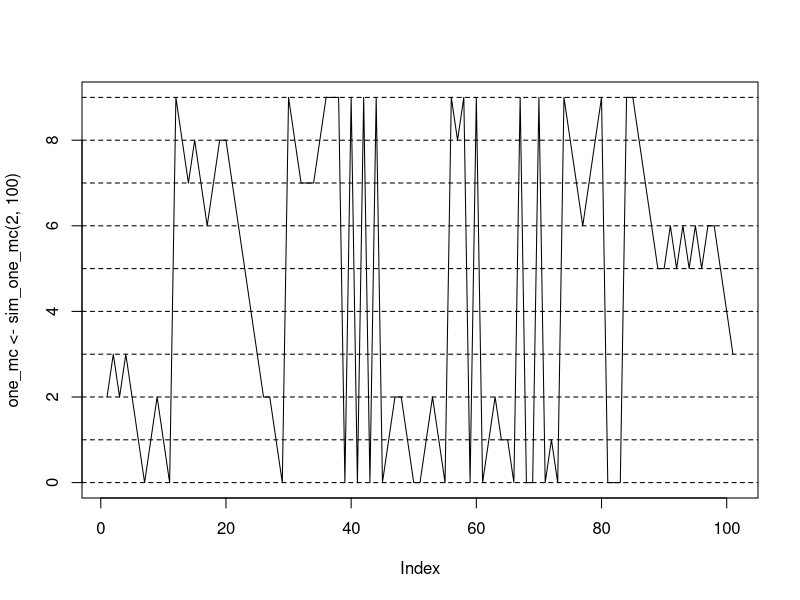
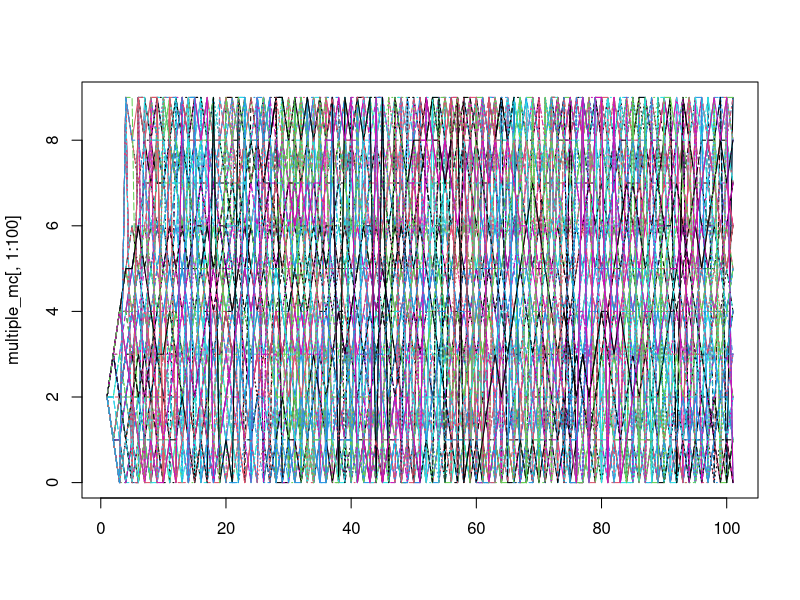
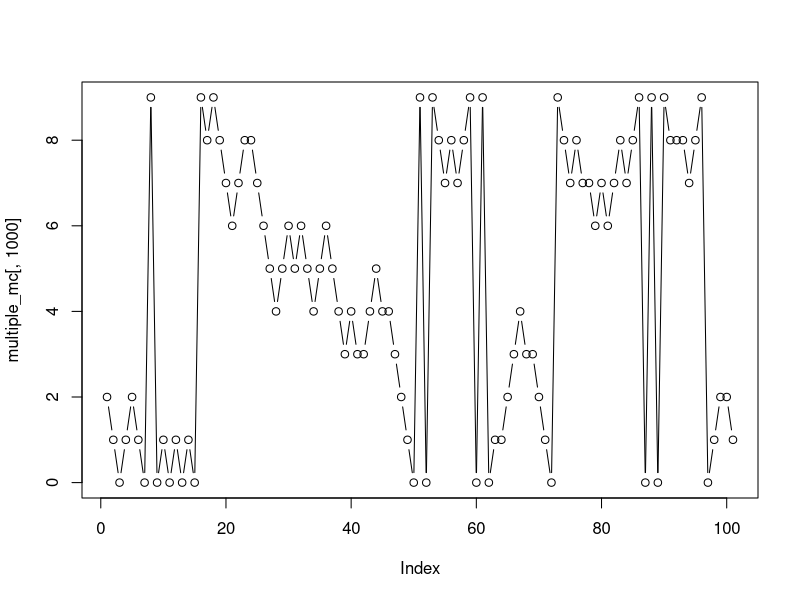
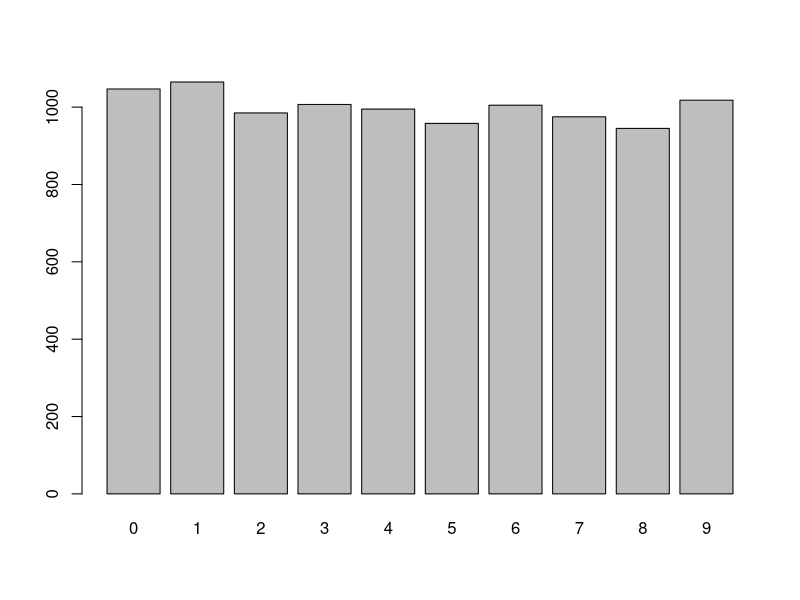
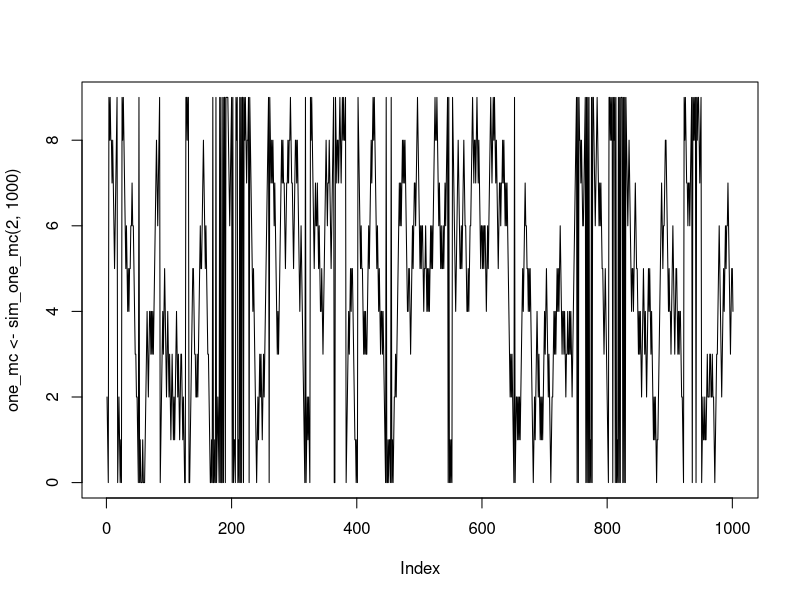
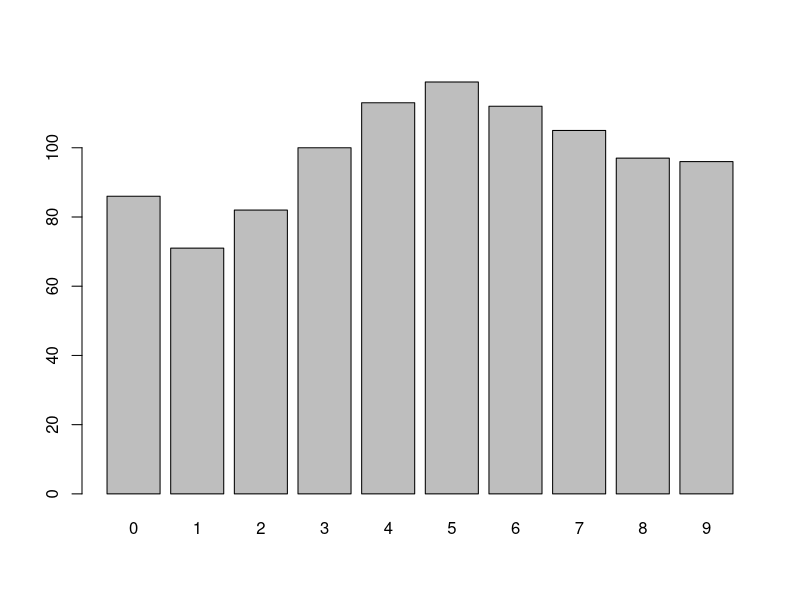
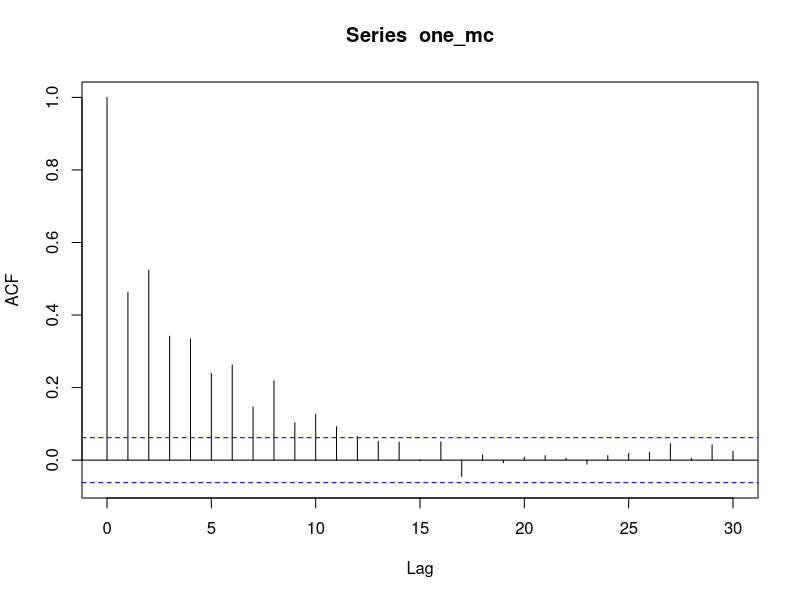

Source code (R) for these figures, in order:
## a function that similates a markov chain
sim_one_mc <- function (ini, iters, n = 10)
{
    forward <- function(i) 
    {  if( i == n - 1) 0 
       else i + 1
    }
    backward <- function(i)
    {  if( i == 0 ) n - 1
       else i - 1
    }
    
    mc <- rep (0, iters + 1)
    mc[1] <- ini
    for (i in 2: (iters+1))
    {
        
        u <- runif(1)
        if(u < 0.45)  mc[i] <- forward(mc[i-1])
        else if( u > 0.55 ) mc[i] <- backward(mc[i-1])
        else mc[i] <- mc[i-1]
        
    }
    mc
}

plot(one_mc <- sim_one_mc (2,100) , type = "l")
abline (h = 0:9, lty = 2)

## simulate 1000 chain
multiple_mc <- replicate (10000, sim_one_mc (2, 100))
head (multiple_mc)
matplot (multiple_mc[, 1:100], type = "l")
plot (multiple_mc[,1000],type = "b") ## look at a chain
barplot(table (multiple_mc[90,])) ## look at an iteration

## simulate a long chain
plot(one_mc <- sim_one_mc (2,1000) , type = "l")
## barplot of state distribution
barplot(table (one_mc[-(1:20)]))
## time correlation
acf (one_mc)
